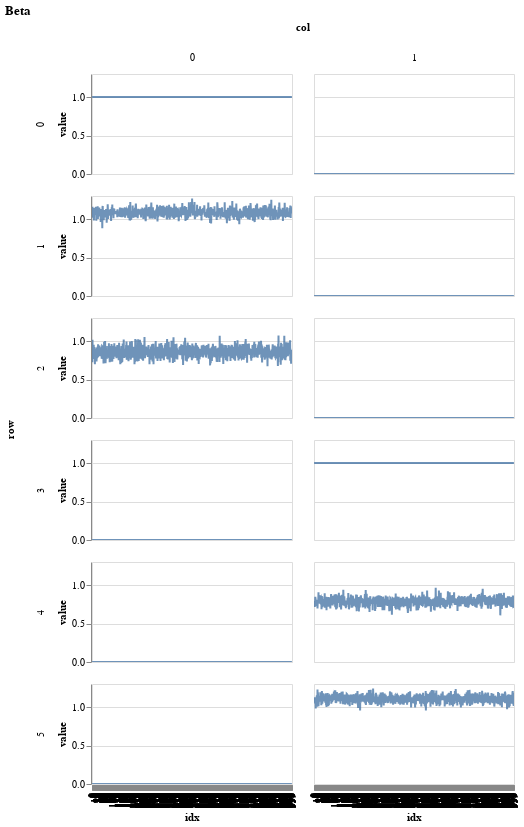

Here is the notebook cell this chart was saved with:
### Code cell
df = get_post_df(ps['beta'])

c1 = alt.Chart(df).mark_line(opacity=0.8).encode(
    alt.X('idx:O'),
    alt.Y('value'),
    row = 'row:O',
    column= 'col:O'
).properties(width = 200, height=100, title='Beta') 

c1.interactive()

### Figure 1 — Vega-Lite specification as saved in the notebook (floating-point values rounded to 4 significant figures; data arrays with more than 128 entries replaced by an {"elided": "..."} marker saying what was removed)
{"config": {"view": {"continuousWidth": 400, "continuousHeight": 300}}, "data": {"name": "data-843eb5678f0d2d21158e05f464c42d24"}, "mark": {"type": "line", "opacity": 0.8}, "encoding": {"column": {"type": "ordinal", "field": "col"}, "row": {"type": "ordinal", "field": "row"}, "x": {"type": "ordinal", "field": "idx"}, "y": {"type": "quantitative", "field": "value"}}, "height": 100, "selection": {"selector004": {"type": "interval", "bind": "scales", "encodings": ["x", "y"]}}, "title": "Beta", "width": 200, "$schema": "https://vega.github.io/schema/vega-lite/v4.8.1.json", "datasets": {"data-843eb5678f0d2d21158e05f464c42d24": {"elided": "12000 records"}}}
